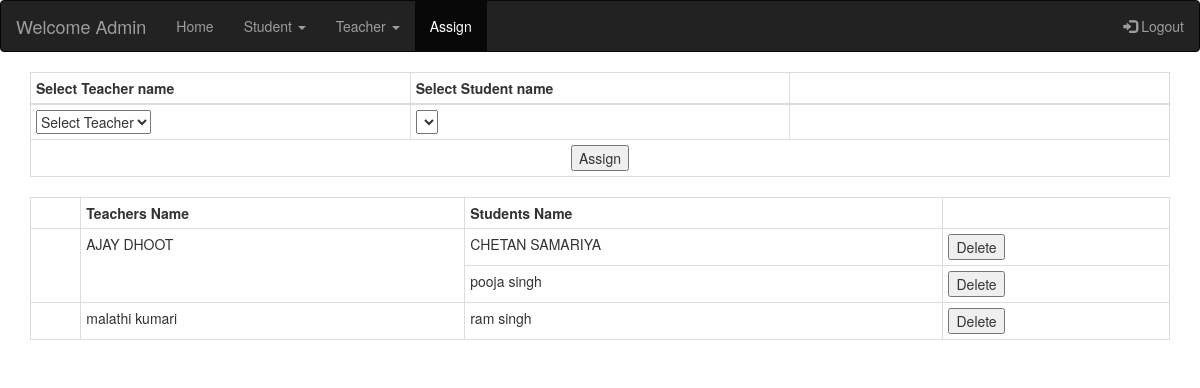
/assign.php (signed in), run on the app's committed database.
### tables this page shows
CREATE TABLE `assign` (
  `AssignID` int(11) NOT NULL,
  `teacherID` varchar(50) NOT NULL,
  `studentID` varchar(50) NOT NULL,
  `DOA` datetime NOT NULL DEFAULT CURRENT_TIMESTAMP,
  `status` int(11) NOT NULL DEFAULT '0'
);

CREATE TABLE `studentprofile` (
  `FirstName` varchar(20) NOT NULL,
  `Last` varchar(20) NOT NULL,
  `Gender` varchar(10) NOT NULL,
  `Address` varchar(150) NOT NULL,
  `Photo` varchar(20) NOT NULL,
  `mobile` varchar(10) NOT NULL,
  `Father` varchar(20) NOT NULL,
  `UserID` varchar(29) NOT NULL,
  `Department` varchar(11) NOT NULL,
  `Semester` varchar(11) NOT NULL,
  `Active` int(1) NOT NULL,
  `extra1` varchar(10) NOT NULL,
  `extra2` varchar(10) NOT NULL
);

### assign.php (the view, shortened to what this page needs)
<!DOCTYPE html>
<html lang="en">
<head>
<?php
include("dbconnection.php");
?>
  <link rel="stylesheet" href="https://maxcdn.bootstrapcdn.com/bootstrap/3.4.0/css/bootstrap.min.css">
</head>
<body>
<nav class="navbar navbar-inverse">
  <div class="container-fluid">
    <div class="navbar-header">
      <a class="navbar-brand" href="#">Welcome Admin</a>
    </div>
    <ul class="nav navbar-nav">
      <li><a href="adHome.php">Home</a></li>
      <li class="dropdown"><a class="dropdown-toggle" data-toggle="dropdown" href="#">Student <span class="caret"></span></a>
        <li class="dropdown"><a class="dropdown-toggle" data-toggle="dropdown" href="#">Teacher <span class="caret"></span></a>
      </li>
      <li class="active"><a href="assign.php">Assign </a></li>
    </ul>
    <ul class="nav navbar-nav navbar-right">
      <li><a href="Logout.php"><span class="glyphicon glyphicon-log-in"></span> Logout</a></li>
    </ul>
  </div>
</nav>
<form method="post" name="assn">
      <div class="container">
  <table class="table table-hover table-bordered table-condensed">
    <thead>
      <tr style="width:30%">
        <th style="width:12%">Select Teacher name</th>
        <th style="width:12%">Select Student name</th>
        <th style="width:12%">&nbsp;</th>
      </tr>
    </thead>
<tbody>
      <tr>
        <td>
        <select id="tecID" name="tecID" onchange="document.assn.submit();">
<option value=0>Select Teacher</option>
        </select>
      </td>
        <td>
        <select id="stuID" name="stuID">
        </select>
      </td>
      </tr>
      <tr>
    <td colspan="3" align="center">
      <input type="SUBMIT" id="sub" name="sub" value="Assign">
    </td>
    </tr>
   </table>
<table class="table table-hover table-bordered table-condensed">
        <tr>
        <th align="center">&nbsp;</th>
        <th align="center">Teachers Name</th>
        <th align="center">Students Name</th>
      </tr>
      <?php
      $record=mysqli_query($con,"SELECT DISTINCT(a.teacherID),b.firstname,b.last from assign a,studentprofile b WHERE a.teacherID=b.userID");
      while($data=mysqli_fetch_array($record)){
        $rec=mysqli_query($con,"SELECT a.studentID,b.firstname,b.last from assign a,studentprofile b WHERE a.studentID=b.userID and a.teacherID='".$data["teacherID"]."'");
      ?>
      <tr>
      <td rowspan=<?php echo mysqli_num_rows($rec)?>>&nbsp;</td>
      <td rowspan=<?php echo mysqli_num_rows($rec)?>><?php echo $data['firstname']." ".$data['last']; ?></td>
      <?php
        while($data1=mysqli_fetch_array($rec)){
        ?>
      <td><?php echo $data1['firstname']." ".$data1['last']; ?></td>
      <td><input type="submit" name="delbtn" value="Delete" onclick="document.assn.uid.value='<?php echo($data1['studentID'])?>';document.assn.submit();"></td>
      <?php
      if (mysqli_num_rows($rec)>1) {
        ?>
        <tr>
          <?php
      }
      }
      ?>
      <?php
      }
      ?>
</table>
</form>
</body>
</html>

### data on the page
assign: studentprofile.FirstName "CHETAN", studentprofile.Last "SAMARIYA"
assign: studentprofile.FirstName "pooja", studentprofile.Last "singh"
assign: studentprofile.FirstName "ram", studentprofile.Last "singh"

### other printed values
$data['firstname'] "AJAY"
$data['last'] "DHOOT"
$data['firstname'] "malathi"
$data['last'] "kumari"
